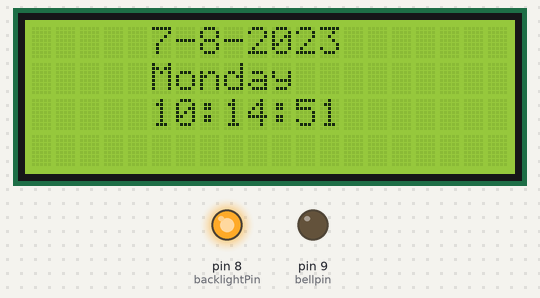
A sketch run on a simulated Arduino Uno, built with avr-gcc and run on an emulated ATmega328P. On the bench: 20×4 character LCD, output pins drawn as LEDs (lit = HIGH). The local clock reads 2024-03-15 10:24:30 at power-on unless the sketch sets it; EEPROM starts erased.

Above: at 1.1 s.
At 11.3 s:
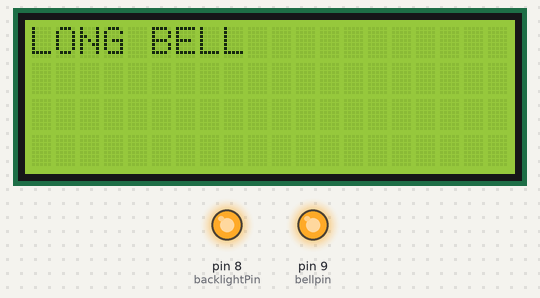
At 24.4 s:
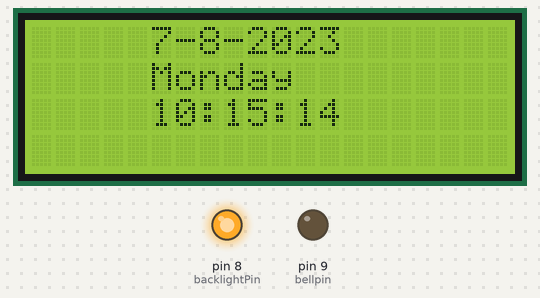
At 38.5 s:
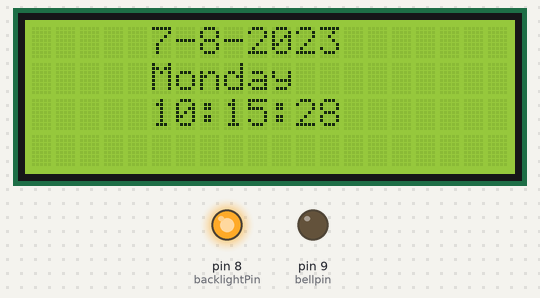
Timing chart, 0 to 40.0 s (numbered marks = the images above):
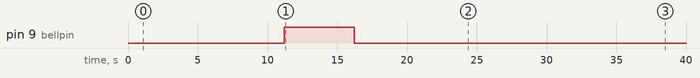

The sketch:

finaldraft.ino
```cpp
#include <Wire.h>
#include <RTClib.h>
#include <EEPROM.h>
#include <LiquidCrystal.h>
RTC_DS3231 rtc;
const int rs = 12, en = 11, d4 = 5, d5 = 4, d6 = 3, d7 = 2;
LiquidCrystal lcd(rs, en, d4, d5, d6, d7);
int hour , minute, dayofWeek, second;
const int bellpin = 9;
int backlightPin = 8;
int address = 0;
int brightness = 130;
bool Issunday = true;
void setup()
{
  lcd.begin(20, 4);
  pinMode(backlightPin, OUTPUT);
  analogWrite(backlightPin, brightness);
  Wire.begin();
  rtc.begin();
  pinMode(bellpin, OUTPUT);
  digitalWrite(bellpin, LOW);
  rtc.adjust(DateTime(2023, 8, 7, 10, 14, 50));
  dateandtime();
}


void loop()
{
  dateandtime();

  if (!Issunday)
  {
    working_days();
  }
  else if(Issunday)
  {
    Issunday = false;
  }

}
void working_days()
{
  DateTime now = rtc.now();
  hour = now.hour();
  minute = now.minute();
  second = now.second();
  dayofWeek = now.dayOfTheWeek();
  if (dayofWeek >=1 && dayofWeek <=6){
    if(hour == 10 && minute == 15 && second == 1)
    {
        longBell();
    }
    else if(hour == 10 && minute == 30 && second == 1)
    {
        shortBell();
    }
    else if(hour == 11  && minute == 10 && second == 1 )
    {
        shortBell();
    }
    else if(hour == 11 && minute == 50 && second == 1)
    {
        shortBell();
    }
    else if (hour == 12 && minute == 30 && second == 1)
    {
        shortBell();
    }
    else if (hour == 13 && minute == 10 && second == 1)
    {
        longBell();
    }
    else if(hour == 13 &&  minute == 50 && second == 1)
    {
        longBell();
    }
    else if(hour == 14 && minute == 30 && second == 1)
    {
        shortBell();
    }
    else if(hour == 15 && minute == 10 && second == 1)
    {
        shortBell();
    }
    else if(hour == 15 && minute == 50 && second == 1)
    {
        shortBell();
    }
    else if(hour == 16 && minute == 30 && second == 1)
    {
        longBell();
    }
}
}


void dateandtime()
{
  digitalWrite(backlightPin, HIGH);
  DateTime now = rtc.now();
  hour = now.hour();
  minute = now.minute();
  second = now.second();
  dayofWeek = now.dayOfTheWeek();
  if (dayofWeek != 0)
    { lcd.clear();
      lcd.setCursor(5, 0);
      lcd.print(now.day());
      lcd.print('-');
      lcd.print(now.month());
      lcd.print('-');
      lcd.print(now.year(), DEC);
      lcd.setCursor(5,1);
      switch (now.dayOfTheWeek())
      {
        case 0: lcd.print("Sunday"); break;
        case 1: lcd.print("Monday"); break;
        case 2: lcd.print("Tuesday"); break;
        case 3: lcd.print("Wednesday"); break;
        case 4: lcd.print("Thursday"); break;
        case 5: lcd.print("Friday"); break;
        case 6: lcd.print("Saturday"); break;
        default: lcd.print("Invalid day"); break;
      }
      lcd.setCursor(5, 2);
      lcd.print(now.hour());
      lcd.print(':');
      lcd.print(now.minute());
      lcd.print(':');
      lcd.print(now.second());
      // Store the time and date in the EEPROM
      EEPROM.put(address, now);
      delay(1000);
    }
  else if(dayofWeek == 0)
  {
    Issunday;
    lcd.clear();
    lcd.setCursor(0, 0);
    lcd.print("TODAY IS SUNDAY");
    delay(1000);
    EEPROM.put(address, now);
    delay(1000);
  }
  EEPROM.put(address, now);
}

void longBell()
{
  lcd.clear();
  lcd.print("LONG BELL");
  digitalWrite(bellpin,HIGH);
  delay(5000);
  digitalWrite(bellpin, LOW);
}

void shortBell()
{
  lcd.clear();
  lcd.print("SHORT BELL");
  digitalWrite(bellpin, HIGH);
  delay(2500);
  digitalWrite(bellpin, LOW);
}
```

Measured:
- by itself, pin 9 (bellpin): LOW → HIGH at 11.2 s, → LOW 5.0 s later
- what the display in image 1 shows lasts 5.0 s, from 11.2 s to 16.2 s
- what the display in image 2 shows lasts 1.0 s, from 24.3 s to 25.3 s
